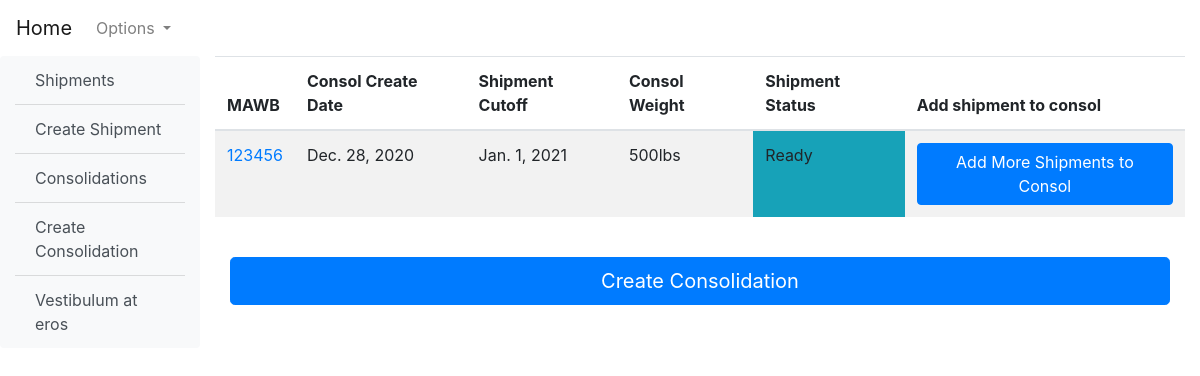
Page /shipments/consolidations/ (signed in) on the earlier database version.
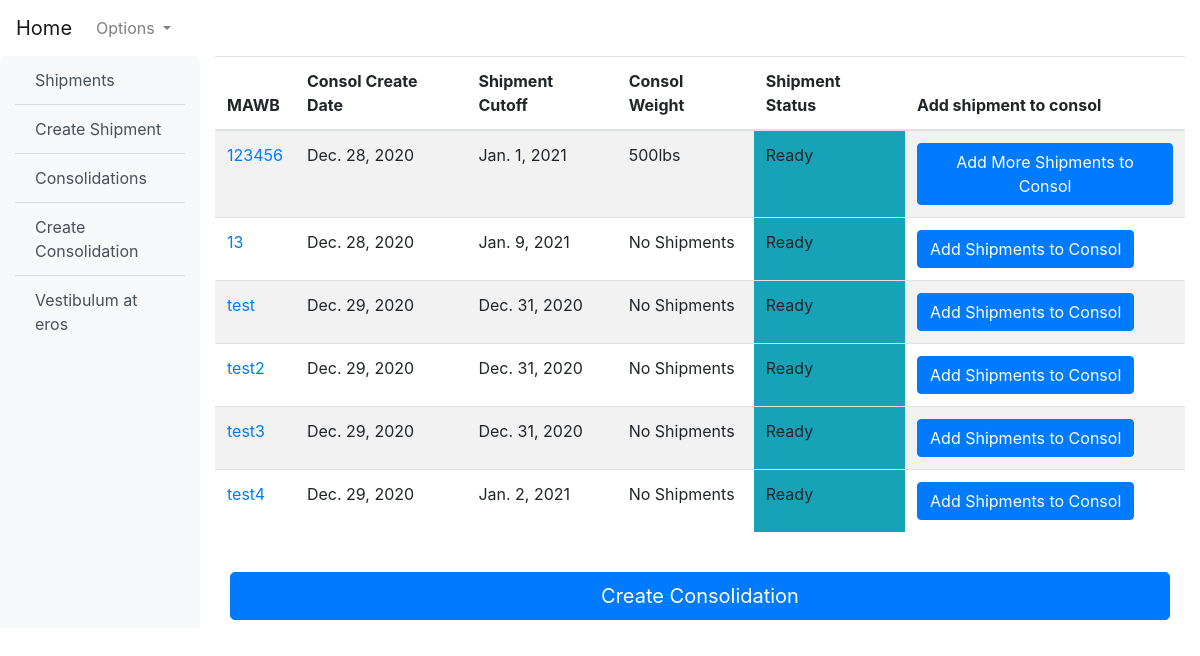
Same page on the later database version.
### shipments/models.py (models this page shows, shortened)
class Consols(models.Model):
    create_date = models.DateField(auto_now_add=True)
    mawb = models.CharField(max_length=13, primary_key=True)
    cutoff = models.DateField()
    destination = models.CharField(max_length=4)
    shipment_status = models.BooleanField(default=False)
    class Meta:
        verbose_name = "Consol"
    def get_absolute_url(self):
        return reverse("shipments:consol_detail", args=[self.mawb])
    def consol_weight(self):
        total_weight = self.mawbs.all().aggregate(models.Sum("gross_weight"))
        if total_weight["gross_weight__sum"]:
            return total_weight["gross_weight__sum"]
        else:
            return 0

### shipments/views.py (the view)
class Consolidation(LoginRequiredMixin, ListView):
    model = Consols
    template_name = "shipments/consolidation_list.html"
    login_url = "account_login"
    context_object_name = "consols"
    success_url = reverse_lazy("shipments:consolidation_list")

### templates/shipments/consolidation_list.html (shortened to what this page needs)
{% extends '_base.html' %}
{% block content %}
<table class="table table-striped">
    <thead>
        <tr>
            <th scope="col">MAWB</th>
            <th scope="col">Consol Create Date</th>
            <th scope="col">Shipment Cutoff</th>
            <th scope="col">Consol Weight</th>
            <th scope="col">Shipment Status</th>
            <th scope="col">Add shipment to consol</th>
        </tr>
    </thead>
    <tbody>
        {% for consol in consols %}
        <tr>
            <td scope="col"><a href="{{ consol.get_absolute_url }}">{{ consol.mawb }}</a></td>
            <td scope="col">{{ consol.create_date }}</td>
            <td scope="col">{{ consol.cutoff }}</td>
            {% if consol.consol_weight %}
            <td scope="col">{{ consol.consol_weight }}lbs</td>
            {% else %}
            <td scope="col">No Shipments</td>
            {% endif %}
            {% if consol.shipment_status %}
            <td scope="col" class="bg-info">Ready</td>
            {% else %}
            <td scope="col" class="bg-danger">Not Ready</td>
            {% endif %}
            {% if consol.mawbs.all %}
            <td><a href="{% url 'shipments:add_shipments' consol.pk %}" class="btn btn-primary">Add More Shipments to
                    Consol</a></td>
            {% else %}
            <td><a href="{% url 'shipments:add_shipments' consol.pk %}" class="btn btn-primary">Add Shipments to
                    Consol</a></td>
            {% endif %}
        </tr>
        {% endfor %}
    </tbody>
</table>
<br>
<div class="container">
    <h2><a href="{% url 'shipments:create_consol' %}" class="btn btn-primary btn-lg btn-block">Create Consolidation</a>
    </h2>
</div>
{% endblock content %}

### templates/_base.html (shortened to what this page needs)
<!doctype html>
<html lang="en">
<head>
    <link rel="stylesheet" href="https://stackpath.bootstrapcdn.com/bootstrap/4.4.1/css/bootstrap.min.css"
>
</head>
<body>
    <nav class="navbar navbar-expand-lg navbar-light">
        <a class="navbar-brand" href="{% url 'shipments:homepage' %}">Home</a>
        <div class="collapse navbar-collapse" id="navbarNav">
            <ul class="navbar-nav mr-auto">
                <li class="nav-item dropdown">
                    <a class="nav-link dropdown-toggle" href="#" id="navbarDropdown" role="button"
                        data-toggle="dropdown" aria-haspopup="true" aria-expanded="false">
                        Options
                    </a>
                </li>
            </ul>
        </div>
    </nav>
    <div class="container-fluid">
        <div class="row">
            <div class="col-xl-2 col-md-2 bd-sidebar bg-light rounded">
                <div class="list-group-flush rounded">
                    <a href="{% url 'shipments:shipment_list' %}"
                        class="list-group-item list-group-item-action bg-light">
                        Shipments
                    </a>
                    <a href="{% url 'shipments:shipment_create' %}"
                        class="list-group-item list-group-item-action bg-light">
                        Create Shipment
                    </a>
                    <a href="{% url 'shipments:consolidation_list' %}"
                        class="list-group-item list-group-item-action bg-light">Consolidations</a>
                    <a href="{% url 'shipments:create_consol' %}"
                        class="list-group-item list-group-item-action bg-light">Create Consolidation</a>
                    <a href="#" class="list-group-item list-group-item-action bg-light">Vestibulum at eros</a>
                </div>
            </div>
            <div class="col-xl-10 col-md-8 rounded">
                {% block content %}
                {% endblock content %}
            </div>
        </div>
    </div>
</body>
</html>

Differences in the rows shown:
added Consols: mawb "13", create_date "Dec. 28, 2020", cutoff "Jan. 9, 2021", shows "No Shipments", shipment_status "Ready", shows "Add Shipments to Consol"
added Consols: mawb "test", create_date "Dec. 29, 2020", cutoff "Dec. 31, 2020", shows "No Shipments", shipment_status "Ready", shows "Add Shipments to Consol"
added Consols: mawb "test2", create_date "Dec. 29, 2020", cutoff "Dec. 31, 2020", shows "No Shipments", shipment_status "Ready", shows "Add Shipments to Consol"
added Consols: mawb "test3", create_date "Dec. 29, 2020", cutoff "Dec. 31, 2020", shows "No Shipments", shipment_status "Ready", shows "Add Shipments to Consol"
added Consols: mawb "test4", create_date "Dec. 29, 2020", cutoff "Jan. 2, 2021", shows "No Shipments", shipment_status "Ready", shows "Add Shipments to Consol"
